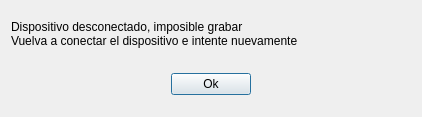
<?xml version="1.0" encoding="UTF-8"?>
<ui version="4.0">
 <class>Dialog</class>
 <widget class="QDialog" name="Dialog">
  <property name="geometry">
   <rect>
    <x>0</x>
    <y>0</y>
    <width>422</width>
    <height>117</height>
   </rect>
  </property>
  <property name="windowTitle">
   <string>Dialog</string>
  </property>
  <layout class="QVBoxLayout" name="verticalLayout">
   <item>
    <widget class="QLabel" name="label">
     <property name="text">
      <string>Dispositivo desconectado, imposible grabar 
Vuelva a conectar el dispositivo e intente nuevamente</string>
     </property>
    </widget>
   </item>
   <item>
    <widget class="QWidget" name="widget" native="true">
     <layout class="QHBoxLayout" name="horizontalLayout">
      <item>
       <spacer name="horizontalSpacer">
        <property name="orientation">
         <enum>Qt::Horizontal</enum>
        </property>
        <property name="sizeHint" stdset="0">
         <size>
          <width>40</width>
          <height>20</height>
         </size>
        </property>
       </spacer>
      </item>
      <item>
       <widget class="QPushButton" name="pushButton">
        <property name="text">
         <string>Ok</string>
        </property>
       </widget>
      </item>
      <item>
       <spacer name="horizontalSpacer_2">
        <property name="orientation">
         <enum>Qt::Horizontal</enum>
        </property>
        <property name="sizeHint" stdset="0">
         <size>
          <width>40</width>
          <height>20</height>
         </size>
        </property>
       </spacer>
      </item>
     </layout>
    </widget>
   </item>
  </layout>
 </widget>
 <resources/>
 <connections>
  <connection>
   <sender>pushButton</sender>
   <signal>clicked()</signal>
   <receiver>Dialog</receiver>
   <slot>accept()</slot>
   <hints>
    <hint type="sourcelabel">
     <x>222</x>
     <y>78</y>
    </hint>
    <hint type="destinationlabel">
     <x>234</x>
     <y>114</y>
    </hint>
   </hints>
  </connection>
 </connections>
</ui>
